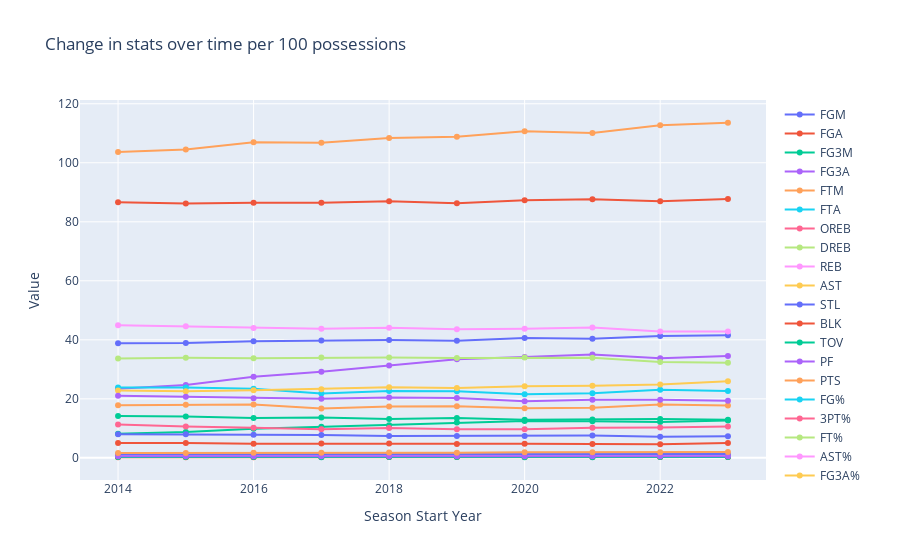

Write notebook code for a chart like this one.
### Code cell
# visualise the change in stats over time per 100 possessions
fig = go.Figure()
for col in change_per100_df.columns[1:]:
    fig.add_trace(go.Scatter(x=change_per100_df['season_start_year'],
                             y=change_per100_df[col],
                             name=col))
fig.update_layout(title='Change in stats over time per 100 possessions', xaxis_title='Season Start Year', yaxis_title='Value')
fig.show()
